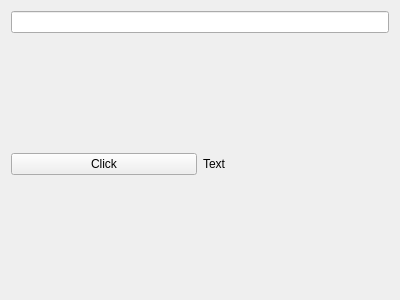
<?xml version="1.0" encoding="UTF-8"?>
<ui version="4.0">
 <class>Form</class>
 <widget class="QWidget" name="Form">
  <property name="geometry">
   <rect>
    <x>0</x>
    <y>0</y>
    <width>400</width>
    <height>300</height>
   </rect>
  </property>
  <property name="windowTitle">
   <string>Form</string>
  </property>
  <layout class="QVBoxLayout" name="verticalLayout_2">
   <item>
    <layout class="QVBoxLayout" name="verticalLayout">
     <item>
      <widget class="QLineEdit" name="lineEdit"/>
     </item>
     <item>
      <layout class="QHBoxLayout" name="horizontalLayout">
       <item>
        <widget class="QPushButton" name="pushButton">
         <property name="text">
          <string>Click</string>
         </property>
        </widget>
       </item>
       <item>
        <widget class="QLabel" name="label">
         <property name="text">
          <string>Text</string>
         </property>
        </widget>
       </item>
      </layout>
     </item>
    </layout>
   </item>
  </layout>
 </widget>
 <resources/>
 <connections/>
</ui>
